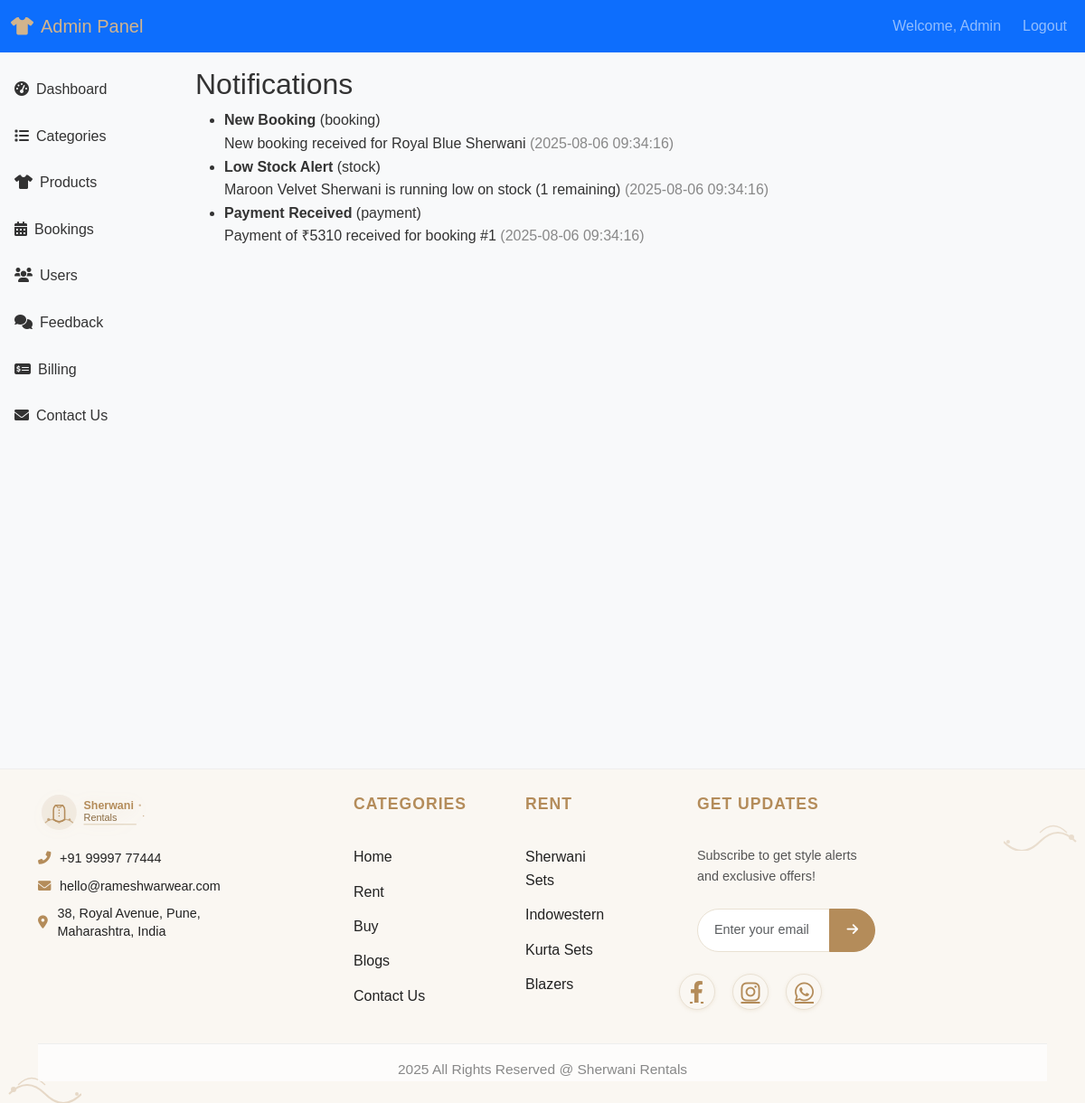
Page /admin/manage-notifications.php (signed in) on the committed database.
### tables this page shows
CREATE TABLE `admin_notifications` (
  `id` int(11) NOT NULL AUTO_INCREMENT,
  `type` enum('booking','payment','stock','general') NOT NULL,
  `title` varchar(255) NOT NULL,
  `message` text NOT NULL,
  `is_read` tinyint(1) NOT NULL DEFAULT 0,
  `created_at` timestamp NOT NULL DEFAULT CURRENT_TIMESTAMP,
  PRIMARY KEY (`id`)
);

### admin/manage-notifications.php (the view)
<?php include "includes/admin-header.php"; include "../config/db.php"; ?>
<h2>Notifications</h2>
<ul>
<?php foreach($pdo->query("SELECT * FROM admin_notifications ORDER BY created_at DESC") as $n): ?>
  <li>
      <b><?=htmlspecialchars($n['title'])?></b> (<?=htmlspecialchars($n['type'])?>)
      <br><?=htmlspecialchars($n['message'])?>
      <span style="color:#888">(<?=$n['created_at']?>)</span>
  </li>
<?php endforeach; ?>
</ul>
<?php include "../includes/footer.php"; ?>

### assets/css/style.css (style rules this page uses)
:root { --primary-color: #8B4513; --secondary-color: #DAA520; --accent-color: #CD853F; --dark-color: #2C1810; --light-color: #F5F5DC; }
body { font-family: 'Arial', sans-serif; line-height: 1.6; color: #333; background-color: #f8f9fa; }

### assets/css/admin.css (style rules this page uses)
:root { --primary-color: #8B4513; --secondary-color: #d2b48c; --dark-color: #4B2C06; }

### rows in the picture
admin_notifications: title "New Booking", type "booking", message "New booking received for Royal Blue Sherwani", created_at "2025-08-06 09:34:16"
admin_notifications: title "Low Stock Alert", type "stock", message "Maroon Velvet Sherwani is running low on stock (1 remaining)", created_at "2025-08-06 09:34:16"
admin_notifications: title "Payment Received", type "payment", message "Payment of ₹5310 received for booking #1", created_at "2025-08-06 09:34:16"

### other values in the picture
$_SESSION['admin_name'] "Admin"
